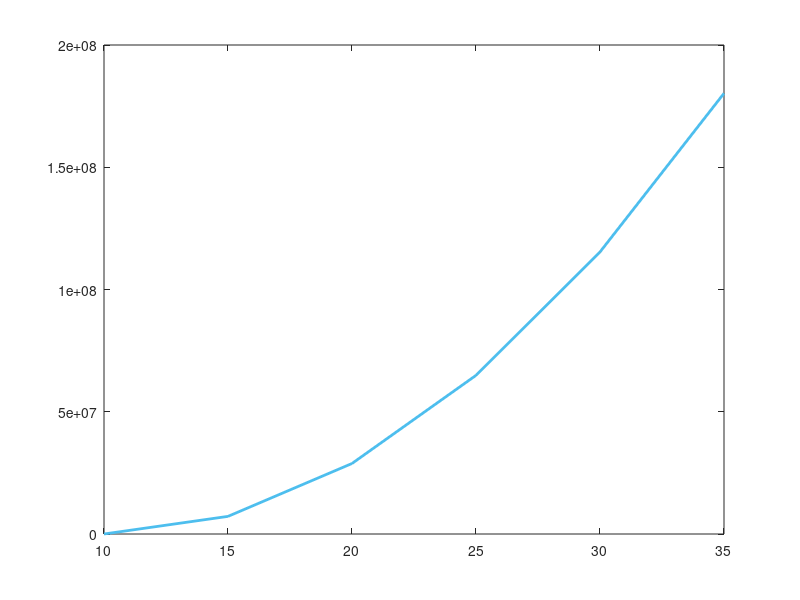

Write the MATLAB code that produced this figure. (Note: this script raises an error after producing the figure.)
%file saved as USP2_3.m
frequency=0.1:166667:1000000; 
z_max = 0.5;
temperature = 15;
salinity = 10:5:35;
A=[]; 
for i = 1:6
    u = salinity(i);
c = 1412 + 3.21*temperature + 1.19*salinity(i) + 0.0167*z_max;
ph=8;
A1 = 8.686 ./ c *10^(0.78*ph-5); 
p1 = 1; 
f1 = 2.8*sqrt(salinity(i)./35).*10.^(4-1245./(temperature+273)); 
boric_Acid = (A1.*p1.*f1.*frequency.^2)./(f1.^2+frequency.^2);
A2 = 21.44*(salinity(i)/c)*(1+0.025*temperature);
p2 = 1-1.37e-4*z_max+6.2e-9*z_max^2; 
f2 = 8.17*10^(8-(1990/(temperature+273)))/(1+0.0018*(salinity(i)-35));
Magnesium_Sulphate = (A2*p2*f2*frequency.^2)./(f2^2+frequency.^2);
if temperature <= 20
A3 = (4.937e-4) - (2.59e-5*temperature)...
    + (9.11e-7*(temperature^2)) - (1.5e-8*(temperature^3));
else
A3 = (3.964e-4) - (1.146e-5*temperature) ...
    + (1.45e-7*(temperature^2)) - 6.5e-10*(temperature^3);
end
p3 = 1-(3.83e-5*z_max)+(4.9e-10*z_max^2);
pure_Water = A3*p3*frequency.^2;
A = [A;(boric_Acid + Magnesium_Sulphate + pure_Water)];
end
figure (); 
plot(salinity,A(1,:),salinity,A(2,:),salinity,A(3,:), ...
    salinity,A(4,:),salinity,A(5,:),salinity,A(6,:),'linewidth',2)
ax = gca; %current axis
ax.XLim = [9.5 15.5];
set(gca, 'YScale', 'log')
xlabel('Salinity [ppt]');
ylabel('Attenuation coefficient (dB/Km)');
hL = legend('At S=10','At S=15','At S=20','At S=25','At S=30','At S=35');
newPosition = [0.85 0.85 0.2 0.2];
newUnits = 'normalized';
set(hL,'Position', newPosition,'Units', newUnits);
magnify;

